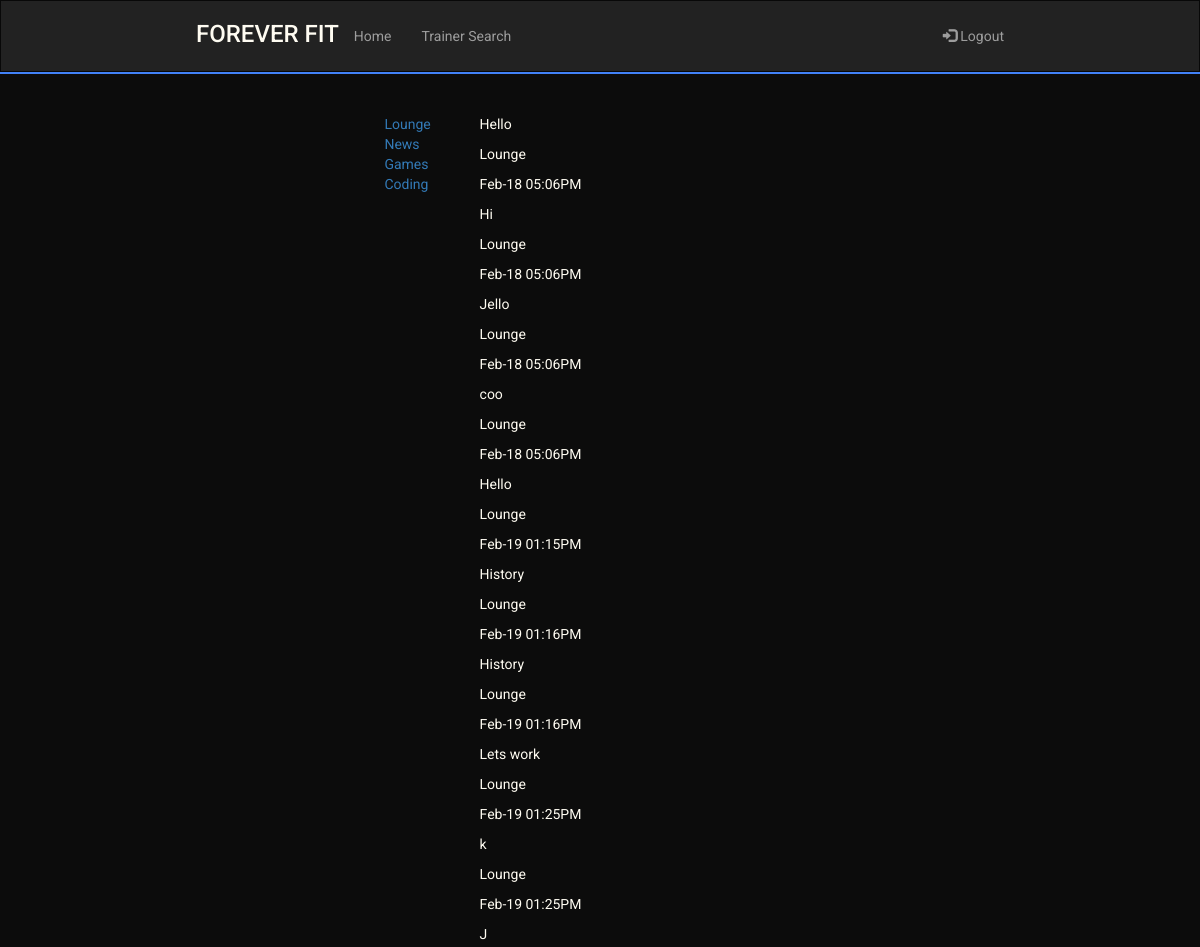
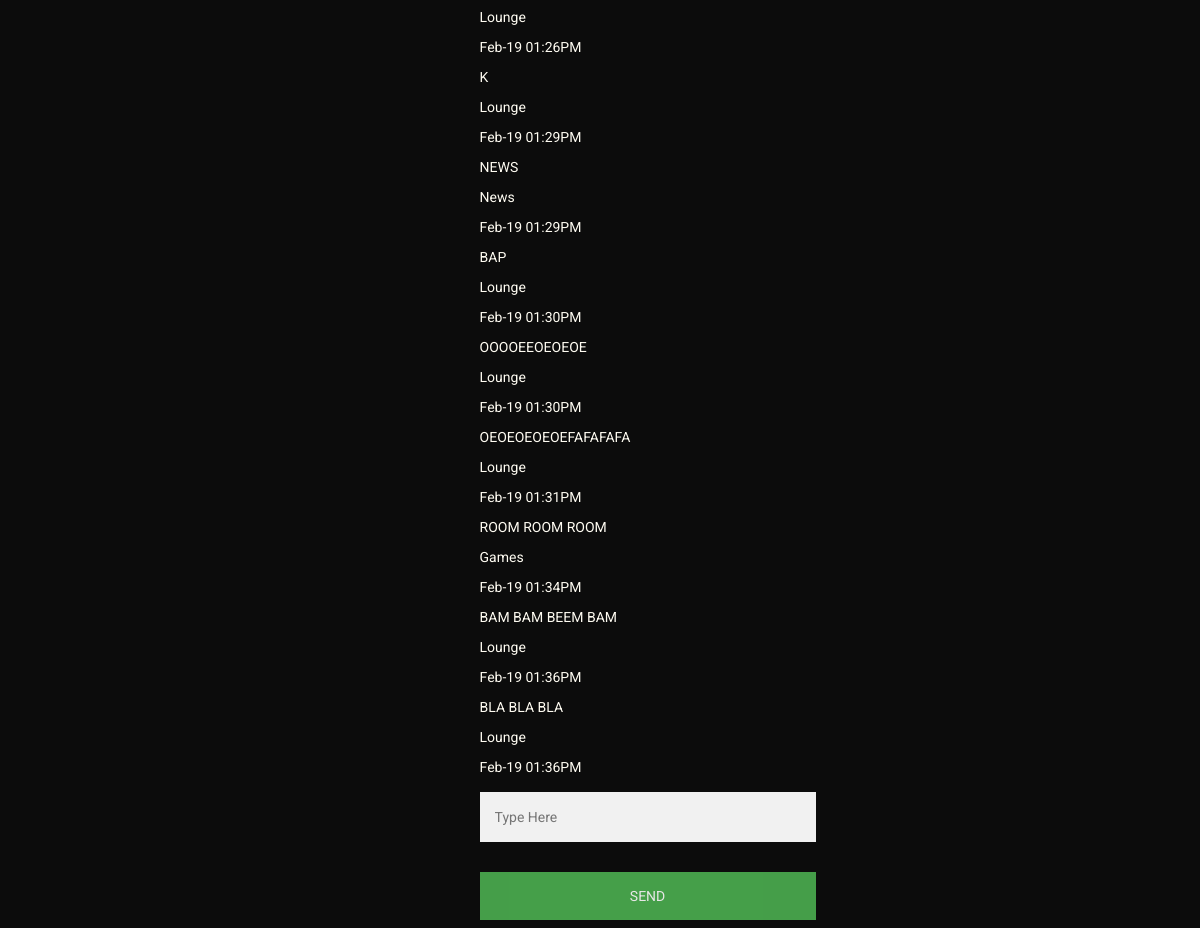
The app's page /chat/ae32 (signed in) with its own data (2 pictures, top to bottom).
### sql_db.py (models this page shows)
class ChatHistory(UserMixin,db.Model):
    id = db.Column(db.Integer, primary_key = True)
    message = db.Column(db.String(500))
    room = db.Column(db.String(500))
    date_sent =db.Column(db.String(50))

### routes.py (the view)
@app.route('/chat/<uname>')
@login_required
def sessions(uname):
    messages = ChatHistory.query.all()
    print("\n\n\n",messages,"\n\n\n")
    return render_template('session.html',uname = uname, curr_uname = current_user.username,
                            rooms=ROOMS, messages = messages)

### main.py (called while the page is built)
    @login.user_loader
    def load_user(uname):
        return User.query.get(uname)

### templates/session.html (shortened to what this page needs)
<!DOCTYPE html>
<html lang="en">
    <head>
        <link rel="stylesheet" href="https://maxcdn.bootstrapcdn.com/bootstrap/3.4.1/css/bootstrap.min.css" />
        <link rel="stylesheet" href="../static/main.css" />
    </head>
    <body>
        <header>
            <nav class="navbar navbar-inverse" style="border-radius: 0px; margin-bottom: 0px;">
                <div class="container-fluid">
                    <div class="navbar-header mobile-center">
                        <h3 class="logo" href="#">FOREVER FIT</h3>
                    </div>
                    <ul class="nav navbar-nav laptop">
                        <li><a href="/Home">Home</a></li>
                        <li><a href="/TrainerSearch">Trainer Search</a></li>
                    </ul>
                    <ul class="nav navbar-nav navbar-right laptop">
                        <li>
                            <a href="/logout"><span class="glyphicon glyphicon-log-in"></span> Logout</a>
                        </li>
                    </ul>
                </div>
            </nav>
            <hr class="header-hr"/>
        </header>
        <main style="padding-top:10px">
            <div class="chatbox">
                <div class="rooms" id="rooms">
                    {% for room in rooms %}
                        <a id="select-room" class="room">{{room|title}}</a>
                    {% endfor %}
                </div>
                <div class="chat">
                    <div class="chat-holder">
                        <div id="chat_history">
                            {% for msg in messages %}
                                    <p>{{msg.message }}</p>
                                    <p>{{msg.room}}</p>
                                    <p>{{msg.date_sent}}</p>
                            {% endfor %}
                        </div>
                    </div>
                    <div class="input-area">
                        <input type="text" id="user_message" placeholder="Type Here" autocomplete="off">
                        <button type="button" id="send_message">SEND</button>
                    </div>
                </div>
            </div>
        </main>
    </body>
</html>

### static/main.css (style rules this page uses)
:root { --black: #0c0c0c; --white: #fffcf2; --red: #e54b4b; --lightred: #f0c1c1; --blue: #4282f8; --grey: #222222 }
@media (min-width : 872px) { .container-fluid { margin-bottom: 10px; } }
@media (min-width : 872px) { .navbar { padding-left: 15%; padding-right: 15%; } }
@media (min-width : 872px) { .navbar-nav { padding-top: 10px; } }
body { font-family: 'Roboto', sans-serif; background-color: var(--black); }
main { background-color: var(--black); display: block; overflow: auto; color: var(--white) }
input { color: black; }
.header-hr { margin-top: 0px; margin-bottom: 0px; border: 1px solid var(--blue); }
.logo { color: var(--white); }
input[type=text], input[type=password] { width: 100%; padding: 15px; margin: 5px 0 22px 0; display: inline-block; border: none; background: #f1f1f1; }
hr { border: 1px solid #f1f1f1; margin-bottom: 25px; }
button { background-color: #4CAF50; color: white; padding: 14px 20px; margin: 8px 0; border: none; cursor: pointer; width: 100%; opacity: 0.9; }
@media (min-width : 711px) { .chatbox { padding-right: 30%; padding-left: 30%; padding-top: 30px; display: flex; flex-direction: row; justify-content: space-around; } }
@media (min-width : 711px) { .chat { width: 70%; } }
@media (min-width : 711px) { .rooms { display: initial; background-color: --white; display: flex; flex-direction: column; } }

### records on screen
ChatHistory: message "Hello", room "Lounge", date_sent "Feb-18 05:06PM"
ChatHistory: message "Hi", room "Lounge", date_sent "Feb-18 05:06PM"
ChatHistory: message "Jello", room "Lounge", date_sent "Feb-18 05:06PM"
ChatHistory: message "coo", room "Lounge", date_sent "Feb-18 05:06PM"
ChatHistory: message "Hello", room "Lounge", date_sent "Feb-19 01:15PM"
ChatHistory: message "History", room "Lounge", date_sent "Feb-19 01:16PM"
ChatHistory: message "History", room "Lounge", date_sent "Feb-19 01:16PM"
ChatHistory: message "Lets work", room "Lounge", date_sent "Feb-19 01:25PM"
ChatHistory: message "k", room "Lounge", date_sent "Feb-19 01:25PM"
ChatHistory: message "J", room "Lounge", date_sent "Feb-19 01:26PM"
ChatHistory: message "K", room "Lounge", date_sent "Feb-19 01:29PM"
ChatHistory: message "NEWS", room "News", date_sent "Feb-19 01:29PM"
ChatHistory: message "BAP", room "Lounge", date_sent "Feb-19 01:30PM"
ChatHistory: message "OOOOEEOEOEOE", room "Lounge", date_sent "Feb-19 01:30PM"
ChatHistory: message "OEOEOEOEOEFAFAFAFA", room "Lounge", date_sent "Feb-19 01:31PM"
ChatHistory: message "ROOM ROOM ROOM", room "Games", date_sent "Feb-19 01:34PM"
ChatHistory: message "BAM BAM BEEM BAM", room "Lounge", date_sent "Feb-19 01:36PM"
ChatHistory: message "BLA BLA BLA", room "Lounge", date_sent "Feb-19 01:36PM"

### other values on screen
{{ room|title }} "Lounge" "News" "Games" "Coding"
